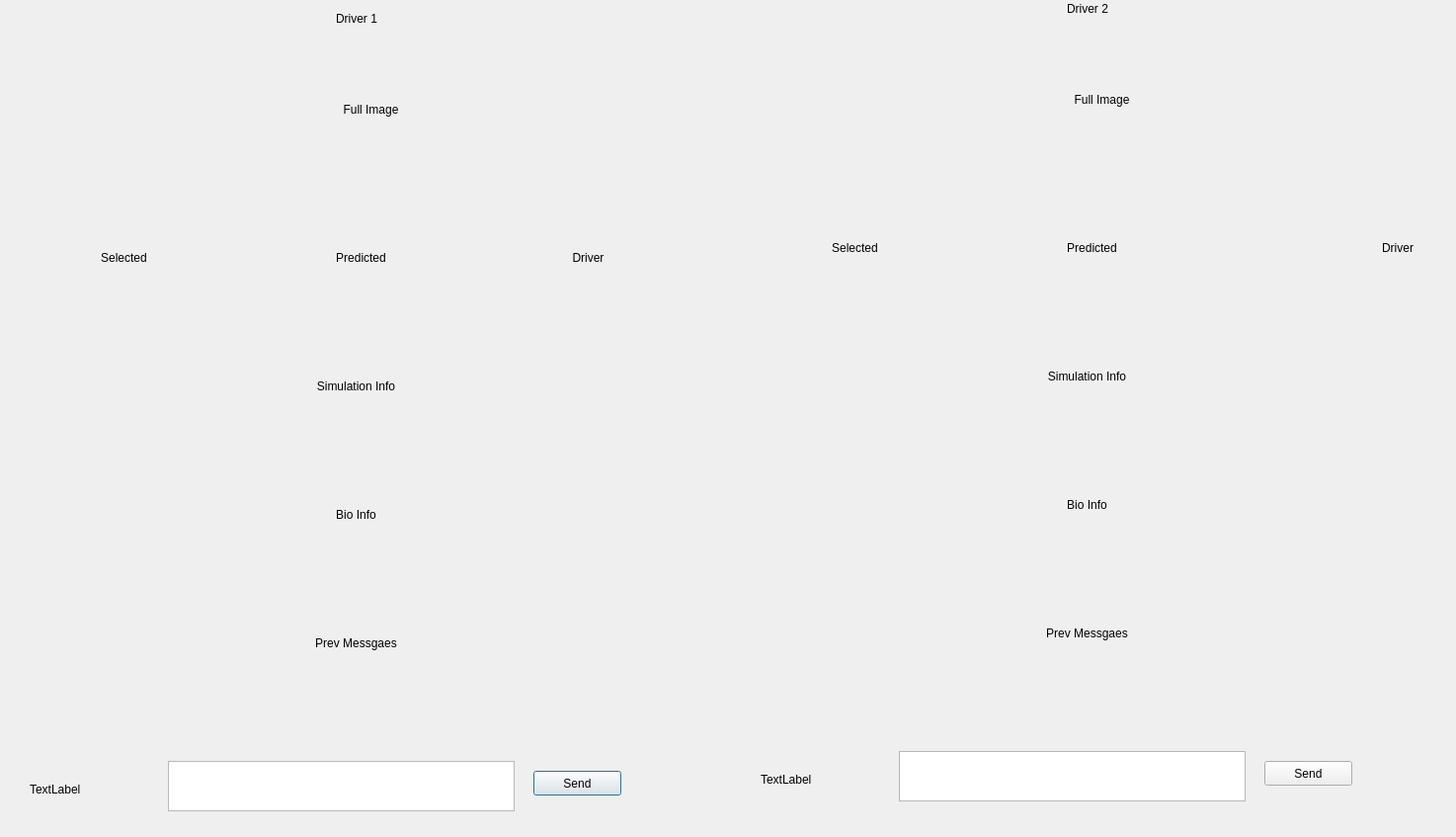
<?xml version="1.0" encoding="UTF-8"?>
<ui version="4.0">
 <class>Dialog</class>
 <widget class="QDialog" name="Dialog">
  <property name="geometry">
   <rect>
    <x>0</x>
    <y>0</y>
    <width>1474</width>
    <height>847</height>
   </rect>
  </property>
  <property name="windowTitle">
   <string>Dialog</string>
  </property>
  <widget class="QLabel" name="img_full">
   <property name="geometry">
    <rect>
     <x>220</x>
     <y>40</y>
     <width>311</width>
     <height>141</height>
    </rect>
   </property>
   <property name="minimumSize">
    <size>
     <width>135</width>
     <height>96</height>
    </size>
   </property>
   <property name="text">
    <string>Full Image</string>
   </property>
   <property name="alignment">
    <set>Qt::AlignCenter</set>
   </property>
  </widget>
  <widget class="QLabel" name="dname">
   <property name="geometry">
    <rect>
     <x>340</x>
     <y>10</y>
     <width>67</width>
     <height>17</height>
    </rect>
   </property>
   <property name="text">
    <string>Driver 1</string>
   </property>
  </widget>
  <widget class="QLabel" name="img_sel">
   <property name="geometry">
    <rect>
     <x>30</x>
     <y>200</y>
     <width>191</width>
     <height>121</height>
    </rect>
   </property>
   <property name="minimumSize">
    <size>
     <width>135</width>
     <height>96</height>
    </size>
   </property>
   <property name="text">
    <string>Selected</string>
   </property>
   <property name="alignment">
    <set>Qt::AlignCenter</set>
   </property>
  </widget>
  <widget class="QLabel" name="img_pred">
   <property name="geometry">
    <rect>
     <x>270</x>
     <y>200</y>
     <width>191</width>
     <height>121</height>
    </rect>
   </property>
   <property name="minimumSize">
    <size>
     <width>135</width>
     <height>96</height>
    </size>
   </property>
   <property name="text">
    <string>Predicted</string>
   </property>
   <property name="alignment">
    <set>Qt::AlignCenter</set>
   </property>
  </widget>
  <widget class="QLabel" name="img_driv">
   <property name="geometry">
    <rect>
     <x>500</x>
     <y>200</y>
     <width>191</width>
     <height>121</height>
    </rect>
   </property>
   <property name="minimumSize">
    <size>
     <width>135</width>
     <height>96</height>
    </size>
   </property>
   <property name="text">
    <string>Driver</string>
   </property>
   <property name="alignment">
    <set>Qt::AlignCenter</set>
   </property>
  </widget>
  <widget class="QLabel" name="temp_simu">
   <property name="geometry">
    <rect>
     <x>30</x>
     <y>340</y>
     <width>661</width>
     <height>101</height>
    </rect>
   </property>
   <property name="minimumSize">
    <size>
     <width>135</width>
     <height>96</height>
    </size>
   </property>
   <property name="text">
    <string>Simulation Info</string>
   </property>
   <property name="alignment">
    <set>Qt::AlignCenter</set>
   </property>
  </widget>
  <widget class="QLabel" name="temp_bio">
   <property name="geometry">
    <rect>
     <x>30</x>
     <y>470</y>
     <width>661</width>
     <height>101</height>
    </rect>
   </property>
   <property name="minimumSize">
    <size>
     <width>135</width>
     <height>96</height>
    </size>
   </property>
   <property name="text">
    <string>Bio Info</string>
   </property>
   <property name="alignment">
    <set>Qt::AlignCenter</set>
   </property>
  </widget>
  <widget class="QLabel" name="tem_hmes">
   <property name="geometry">
    <rect>
     <x>30</x>
     <y>600</y>
     <width>661</width>
     <height>101</height>
    </rect>
   </property>
   <property name="minimumSize">
    <size>
     <width>135</width>
     <height>96</height>
    </size>
   </property>
   <property name="text">
    <string>Prev Messgaes</string>
   </property>
   <property name="alignment">
    <set>Qt::AlignCenter</set>
   </property>
  </widget>
  <widget class="QLabel" name="lab_msg">
   <property name="geometry">
    <rect>
     <x>30</x>
     <y>790</y>
     <width>67</width>
     <height>17</height>
    </rect>
   </property>
   <property name="text">
    <string>TextLabel</string>
   </property>
  </widget>
  <widget class="QPlainTextEdit" name="edt_msg">
   <property name="geometry">
    <rect>
     <x>170</x>
     <y>770</y>
     <width>351</width>
     <height>51</height>
    </rect>
   </property>
  </widget>
  <widget class="QLabel" name="img_full_2">
   <property name="geometry">
    <rect>
     <x>960</x>
     <y>30</y>
     <width>311</width>
     <height>141</height>
    </rect>
   </property>
   <property name="minimumSize">
    <size>
     <width>135</width>
     <height>96</height>
    </size>
   </property>
   <property name="text">
    <string>Full Image</string>
   </property>
   <property name="alignment">
    <set>Qt::AlignCenter</set>
   </property>
  </widget>
  <widget class="QLabel" name="tem_hmes_2">
   <property name="geometry">
    <rect>
     <x>770</x>
     <y>590</y>
     <width>661</width>
     <height>101</height>
    </rect>
   </property>
   <property name="minimumSize">
    <size>
     <width>135</width>
     <height>96</height>
    </size>
   </property>
   <property name="text">
    <string>Prev Messgaes</string>
   </property>
   <property name="alignment">
    <set>Qt::AlignCenter</set>
   </property>
  </widget>
  <widget class="QLabel" name="img_sel_2">
   <property name="geometry">
    <rect>
     <x>770</x>
     <y>190</y>
     <width>191</width>
     <height>121</height>
    </rect>
   </property>
   <property name="minimumSize">
    <size>
     <width>135</width>
     <height>96</height>
    </size>
   </property>
   <property name="text">
    <string>Selected</string>
   </property>
   <property name="alignment">
    <set>Qt::AlignCenter</set>
   </property>
  </widget>
  <widget class="QLabel" name="temp_bio_2">
   <property name="geometry">
    <rect>
     <x>770</x>
     <y>460</y>
     <width>661</width>
     <height>101</height>
    </rect>
   </property>
   <property name="minimumSize">
    <size>
     <width>135</width>
     <height>96</height>
    </size>
   </property>
   <property name="text">
    <string>Bio Info</string>
   </property>
   <property name="alignment">
    <set>Qt::AlignCenter</set>
   </property>
  </widget>
  <widget class="QLabel" name="img_driv_2">
   <property name="geometry">
    <rect>
     <x>1240</x>
     <y>190</y>
     <width>191</width>
     <height>121</height>
    </rect>
   </property>
   <property name="minimumSize">
    <size>
     <width>135</width>
     <height>96</height>
    </size>
   </property>
   <property name="text">
    <string>Driver</string>
   </property>
   <property name="alignment">
    <set>Qt::AlignRight|Qt::AlignTrailing|Qt::AlignVCenter</set>
   </property>
  </widget>
  <widget class="QLabel" name="temp_simu_2">
   <property name="geometry">
    <rect>
     <x>770</x>
     <y>330</y>
     <width>661</width>
     <height>101</height>
    </rect>
   </property>
   <property name="minimumSize">
    <size>
     <width>135</width>
     <height>96</height>
    </size>
   </property>
   <property name="text">
    <string>Simulation Info</string>
   </property>
   <property name="alignment">
    <set>Qt::AlignCenter</set>
   </property>
  </widget>
  <widget class="QLabel" name="img_pred_2">
   <property name="geometry">
    <rect>
     <x>1010</x>
     <y>190</y>
     <width>191</width>
     <height>121</height>
    </rect>
   </property>
   <property name="minimumSize">
    <size>
     <width>135</width>
     <height>96</height>
    </size>
   </property>
   <property name="text">
    <string>Predicted</string>
   </property>
   <property name="alignment">
    <set>Qt::AlignCenter</set>
   </property>
  </widget>
  <widget class="QLabel" name="lab_msg_2">
   <property name="geometry">
    <rect>
     <x>770</x>
     <y>780</y>
     <width>67</width>
     <height>17</height>
    </rect>
   </property>
   <property name="text">
    <string>TextLabel</string>
   </property>
  </widget>
  <widget class="QLabel" name="dname_2">
   <property name="geometry">
    <rect>
     <x>1080</x>
     <y>0</y>
     <width>67</width>
     <height>17</height>
    </rect>
   </property>
   <property name="text">
    <string>Driver 2</string>
   </property>
  </widget>
  <widget class="QPlainTextEdit" name="edt_msg_2">
   <property name="geometry">
    <rect>
     <x>910</x>
     <y>760</y>
     <width>351</width>
     <height>51</height>
    </rect>
   </property>
  </widget>
  <widget class="QPushButton" name="btn_msg_send">
   <property name="geometry">
    <rect>
     <x>540</x>
     <y>780</y>
     <width>89</width>
     <height>25</height>
    </rect>
   </property>
   <property name="text">
    <string>Send</string>
   </property>
  </widget>
  <widget class="QPushButton" name="btn_msg_send_2">
   <property name="geometry">
    <rect>
     <x>1280</x>
     <y>770</y>
     <width>89</width>
     <height>25</height>
    </rect>
   </property>
   <property name="text">
    <string>Send</string>
   </property>
  </widget>
 </widget>
 <resources/>
 <connections/>
</ui>
